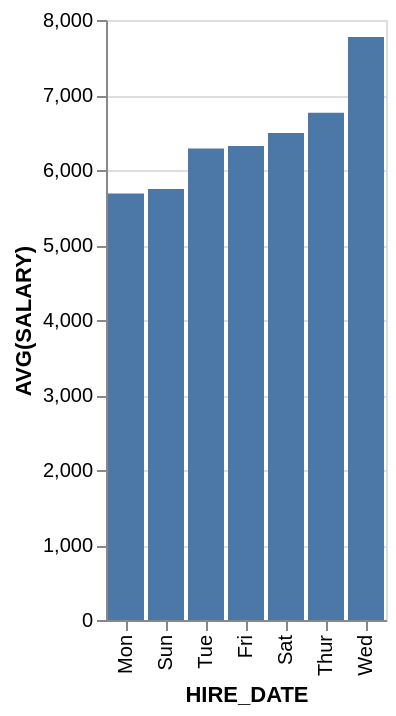

Vega-Lite specification for this chart:
### Vega-Lite specification from a JSON file in a GitHub repository (floating-point values rounded to 4 significant figures)
{"data": {"values": [{"x_data": "Mon", "y_data": 5686.0}, {"x_data": "Sun", "y_data": 5747.0}, {"x_data": "Tue", "y_data": 6287.0}, {"x_data": "Fri", "y_data": 6320}, {"x_data": "Sat", "y_data": 6493.0}, {"x_data": "Thur", "y_data": 6762.0}, {"x_data": "Wed", "y_data": 7775}]}, "mark": "bar", "encoding": {"x": {"field": "x_data", "type": "nominal", "title": "HIRE_DATE", "sort": {"op": "sum", "field": "y_data", "order": "ascending"}}, "y": {"field": "y_data", "type": "quantitative", "title": "AVG(SALARY)"}}}
